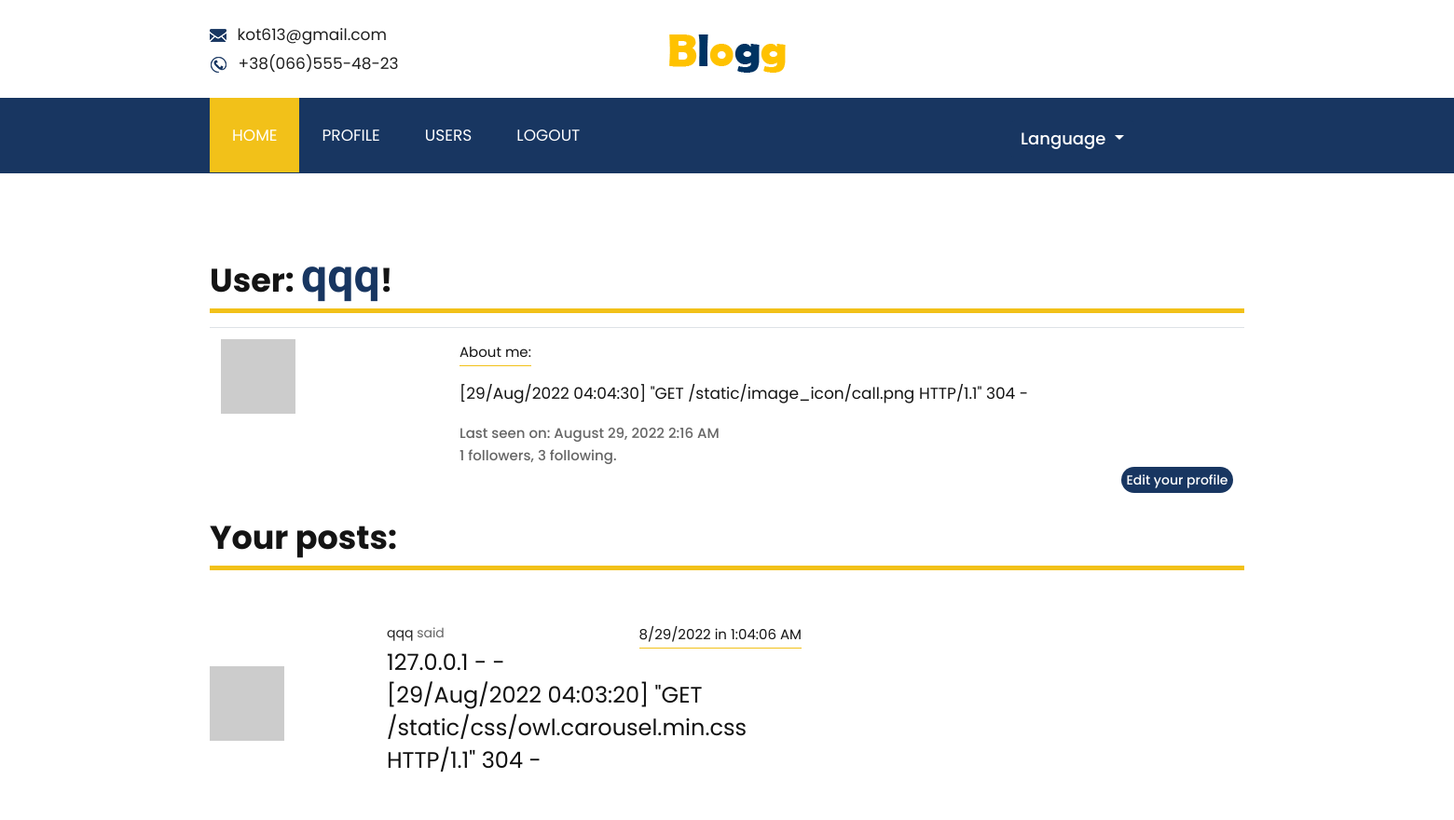
Page /user/qqq (signed in, upper part) on the earlier database version.
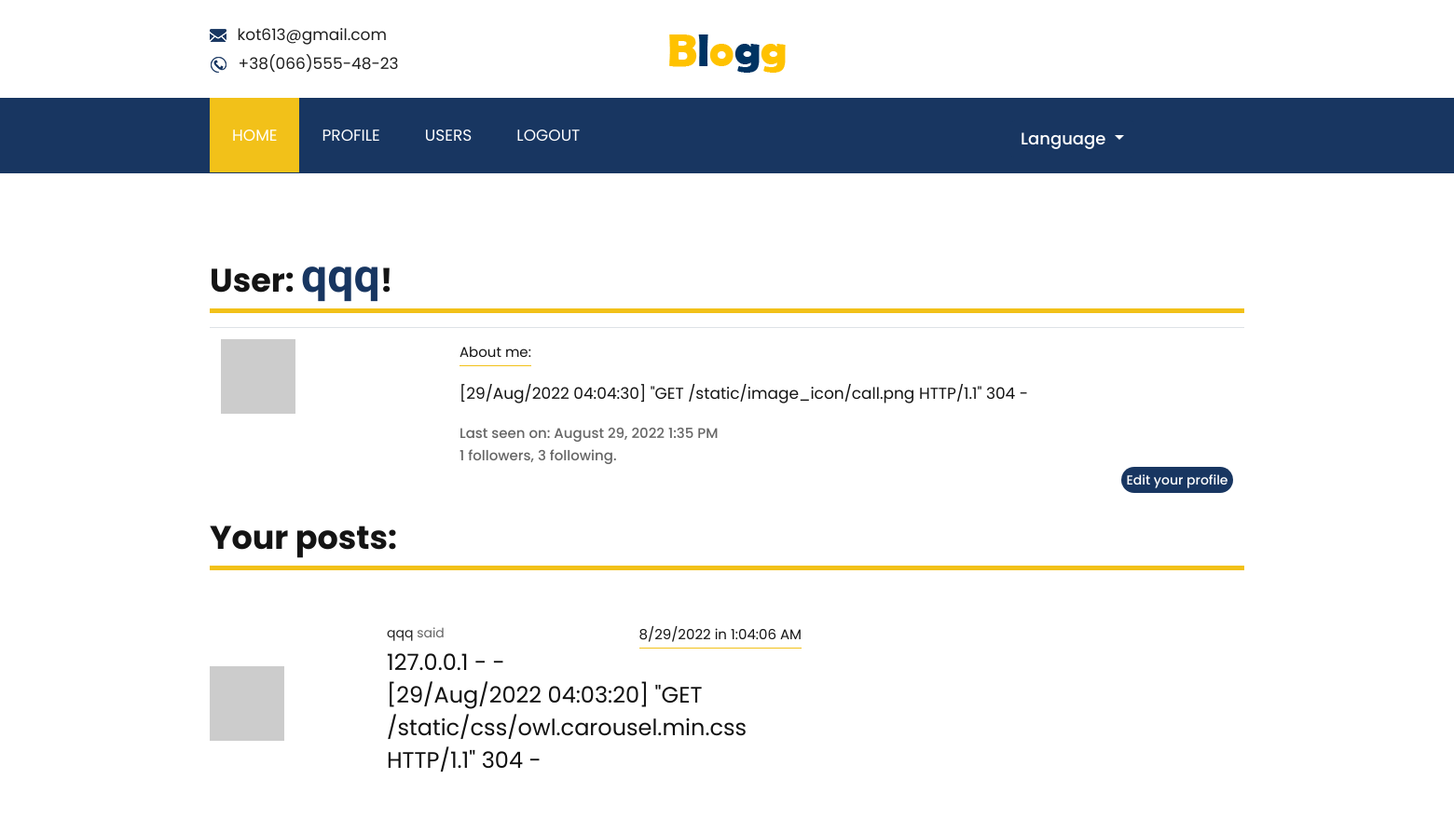
Same page on the later database version.
### app/models.py (models this page shows, shortened)
class User(UserMixin, db.Model):
    id = db.Column(db.Integer, primary_key=True)
    username = db.Column(db.String(64), index=True, unique=True)
    email = db.Column(db.String(120), index=True, unique=True)
    password_hash = db.Column(db.String(128))
    about_me = db.Column(db.String(255))
    last_seen = db.Column(db.DateTime, default=datetime.utcnow)
    posts = db.relationship('Post', backref='author', lazy='dynamic')
    followed = db.relationship(
        'User', secondary=followers,
        primaryjoin=(followers.c.follower_id == id),
        secondaryjoin=(followers.c.followed_id == id),
        backref=db.backref('followers', lazy='dynamic'), lazy='dynamic')
    def avatar(self, size):
        digest = md5(self.email.lower().encode('utf-8')).hexdigest()
        return f'https://www.gravatar.com/avatar/{digest}?d=identicon&s={size}'

### app/main/routes.py (the view)
@bp.route('/user/<username>')
@login_required
def user(username):
    user = User.query.filter_by(username=username).first_or_404()
    page = request.args.get('page', 1, type=int)
    posts = user.posts.order_by(Post.timestamp.desc()).paginate(
        page, current_app.config['POSTS_PER_PAGE'], False)
    next_url = url_for('main.user', username=user.username, page=posts.next_num) if posts.has_next else None
    prev_url = url_for('main.user', username=user.username, page=posts.prev_num) if posts.has_prev else None
    form = EmptyForm()
    return render_template('user.html', user=user, posts=posts.items, next_url=next_url, prev_url=prev_url, form=form)

### app/main/routes.py (called while the page is built)
@bp.before_request
def before_request():
    if current_user.is_authenticated:
        current_user.last_seen = datetime.utcnow()
        db.session.commit()

### app/models.py (called while the page is built)
@login.user_loader
def load_user(id_db):
    return User.query.get(int(id_db))

### app/templates/user.html (shortened to what this page needs)
{% extends "base.html" %}
{% block app_content %}
<div class="row">
    <div class="col-md-12">
        <div class="titlepage">
            <h2>{{ _('User:') }}
                <span class="blodark">{{ user.username }}</span>!</h2>
        </div>
    </div>
</div>
<table class="table table-hover">
    <tr>
        <td width="256px"><img src="{{ user.avatar(256) }}"></td>
        <td>
            {% if user.about_me %}
            <div class="news_text">
                <span>{{ _('About me:') }}</span>
                <p> {{ user.about_me }}</p>
            </div>
            {% endif %}
            {% if user.last_seen %}<p>{{ _('Last seen on:') }} {{ moment(user.last_seen).format('LLL') }}</p>{% endif %}
            <p>{{ user.followers.count() }} {{ _('followers,') }} {{ user.followed.count() }} {{ _('following.') }}</p>
            {% if user == current_user %}
            <p><a class="order" href="{{ url_for('main.edit_profile') }}">{{ _('Edit your profile') }}</a></p>
            {% elif not current_user.is_following(user) %}
            <p>
            <form action="{{ url_for('main.follow', username=user.username) }}" method="post">
                {{ form.hidden_tag() }}
                {{ form.submit(value=_('Follow'), class_='btn btn-default') }}
            </form>
            {% endif %}
        </td>
    </tr>
</table>
<div class="titlepage">
<h2>{{ _('Your posts:')}}</h2>
 </div>
{% for post in posts %}
{% include '_post.html' %}
{% endfor %}
{% endblock %}

Differences in the rows shown:
changed User "qqq": last_seen "August 29, 2022 2:16 AM" → "August 29, 2022 1:35 PM"
